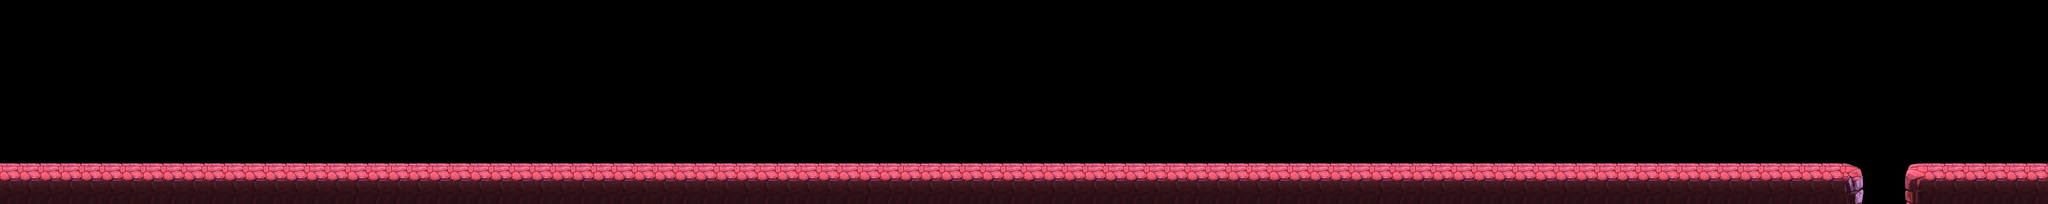

Below is a game level as drawn by its tile map, then a one-line description and the .tmx that defines it (tile-layer data replaced by summaries):
An orthogonal 100x10 tile map with 64x64 px tiles, 2 tile layers (bg, platform), 4 tilesets and 164 objects.

<map version="1.4" tiledversion="1.4.2" orientation="orthogonal" renderorder="right-down" width="100" height="10" tilewidth="64" tileheight="64" infinite="0" nextlayerid="9" nextobjectid="171">
 <tileset firstgid="1" source="../bg_castle_bg.tsx" />
 <tileset firstgid="43" source="../bg_castle_block.tsx" />
 <tileset firstgid="47" name="item" tilewidth="114" tileheight="114" tilecount="10" columns="0">
  <grid orientation="orthogonal" width="112" height="112" />
  <tile id="0">
   <image width="66" height="66" source="../../item/item_bean/item_bean_001.png" />
  </tile>
  <tile id="1">
   <image width="114" height="114" source="../../item/item_005.png" />
  </tile>
  <tile id="2">
   <image width="114" height="114" source="../../item/item_006.png" />
  </tile>
  <tile id="3">
   <image width="66" height="66" source="../../item/slivercoin/sliver_coin0000.png" />
  </tile>
  <tile id="4">
   <image width="66" height="66" source="../../item/goldcoin/gold_coin0.png" />
  </tile>
  <tile id="5">
   <image width="66" height="66" source="../../item/showtime/showtime_e.png" />
  </tile>
  <tile id="6">
   <image width="66" height="66" source="../../item/showtime/showtime_h.png" />
  </tile>
  <tile id="7">
   <image width="66" height="66" source="../../item/showtime/showtime_m.png" />
  </tile>
  <tile id="8">
   <image width="66" height="66" source="../../item/showtime/showtime_o.png" />
  </tile>
  <tile id="9">
   <image width="66" height="66" source="../../item/showtime/showtime_t.png" />
  </tile>
 </tileset>
 <tileset firstgid="57" name="item" tilewidth="114" tileheight="114" tilecount="5" columns="0">
  <grid orientation="orthogonal" width="112" height="112" />
  <tile id="0">
   <image width="66" height="66" source="../../item/item_bean/item_bean_001.png" />
  </tile>
  <tile id="1">
   <image width="114" height="114" source="../../item/item_005.png" />
  </tile>
  <tile id="2">
   <image width="114" height="114" source="../../item/item_006.png" />
  </tile>
  <tile id="3">
   <image width="66" height="66" source="../../item/slivercoin/sliver_coin0000.png" />
  </tile>
  <tile id="4">
   <image width="66" height="66" source="../../item/goldcoin/gold_coin0.png" />
  </tile>
 </tileset>
 <objectgroup id="1" name="object_bg" />
 <layer id="2" name="bg" width="100" height="10">
  <data>[1000 cells, 98 non-empty, 4 distinct tile ids]</data>
 </layer>
 <layer id="3" name="platform" width="100" height="10">
  <data>[1000 cells, 200 non-empty, 7 distinct tile ids]</data>
 </layer>
 <objectgroup id="4" name="object" />
 <objectgroup id="5" name="object_obstacle">
  <object id="1" gid="43" x="4552" y="544" width="114" height="128" />
  <object id="2" gid="43" x="5448" y="546" width="114" height="128" />
  <object id="3" gid="46" x="4149" y="448" width="152" height="602" />
  <object id="4" gid="45" x="3629" y="441" width="169" height="602" />
  <object id="5" gid="43" x="5000" y="545" width="114" height="128" />
  <object id="6" gid="43" x="2058" y="545" width="114" height="128" />
  <object id="7" gid="46" x="4288" y="368" width="152" height="602" />
  <object id="8" gid="46" x="4800" y="224" width="152" height="602" />
  <object id="9" gid="45" x="2416" y="215" width="169" height="602" />
  <object id="170" gid="44" x="2848" y="544" width="173" height="254" />
 </objectgroup>
 <objectgroup id="6" name="object_item">
  <object id="10" gid="49" x="5440" y="256" width="114" height="114" />
  <object id="11" gid="51" x="3904" y="473" width="66" height="66" />
  <object id="12" gid="48" x="3408" y="336" width="114" height="114" />
  <object id="13" gid="50" x="1101" y="199" width="66" height="66" />
  <object id="14" gid="50" x="1037" y="218" width="66" height="66" />
  <object id="15" gid="50" x="973" y="263" width="66" height="66" />
  <object id="16" gid="50" x="973" y="312" width="66" height="66" />
  <object id="17" gid="50" x="973" y="359" width="66" height="66" />
  <object id="18" gid="50" x="973" y="455" width="66" height="66" />
  <object id="19" gid="50" x="973" y="503" width="66" height="66" />
  <object id="20" gid="50" x="1021" y="503" width="66" height="66" />
  <object id="21" gid="50" x="1069" y="503" width="66" height="66" />
  <object id="22" gid="50" x="1201" y="503" width="66" height="66" />
  <object id="23" gid="50" x="1249" y="503" width="66" height="66" />
  <object id="24" gid="50" x="1165" y="199" width="66" height="66" />
  <object id="25" gid="50" x="1229" y="219" width="66" height="66" />
  <object id="26" gid="50" x="1293" y="263" width="66" height="66" />
  <object id="27" gid="50" x="1293" y="312" width="66" height="66" />
  <object id="28" gid="50" x="1293" y="455" width="66" height="66" />
  <object id="29" gid="50" x="1293" y="363" width="66" height="66" />
  <object id="30" gid="50" x="1293" y="503" width="66" height="66" />
  <object id="31" gid="50" x="973" y="407" width="66" height="66" />
  <object id="32" gid="50" x="1293" y="407" width="66" height="66" />
  <object id="33" gid="56" x="1065" y="348" width="66" height="66" />
  <object id="34" gid="56" x="1207" y="347" width="66" height="66" />
  <object id="35" gid="50" x="1019" y="263" width="66" height="66" />
  <object id="36" gid="50" x="1064" y="263" width="66" height="66" />
  <object id="37" gid="50" x="1110" y="263" width="66" height="66" />
  <object id="38" gid="50" x="1160" y="263" width="66" height="66" />
  <object id="39" gid="50" x="1205" y="263" width="66" height="66" />
  <object id="40" gid="50" x="1249" y="263" width="66" height="66" />
  <object id="41" gid="50" x="1021" y="311" width="66" height="66" />
  <object id="42" gid="50" x="1021" y="359" width="66" height="66" />
  <object id="43" gid="50" x="1021" y="407" width="66" height="66" />
  <object id="44" gid="50" x="1021" y="455" width="66" height="66" />
  <object id="45" gid="50" x="1109" y="311" width="66" height="66" />
  <object id="46" gid="50" x="1160" y="311" width="66" height="66" />
  <object id="47" gid="50" x="1249" y="311" width="66" height="66" />
  <object id="48" gid="50" x="1109" y="360" width="66" height="66" />
  <object id="49" gid="50" x="1161" y="360" width="66" height="66" />
  <object id="50" gid="50" x="1069" y="407" width="66" height="66" />
  <object id="51" gid="50" x="1069" y="455" width="66" height="66" />
  <object id="52" gid="50" x="1201" y="410" width="66" height="66" />
  <object id="53" gid="50" x="1249" y="364" width="66" height="66" />
  <object id="54" gid="50" x="1249" y="410" width="66" height="66" />
  <object id="55" gid="50" x="1248" y="456" width="66" height="66" />
  <object id="56" gid="50" x="1200" y="455" width="66" height="66" />
  <object id="57" gid="52" x="599" y="302" width="66" height="66" />
  <object id="58" gid="52" x="571" y="270" width="66" height="66" />
  <object id="59" gid="52" x="571" y="334" width="66" height="66" />
  <object id="60" gid="52" x="538" y="238" width="66" height="66" />
  <object id="61" gid="52" x="539" y="302" width="66" height="66" />
  <object id="62" gid="52" x="540" y="366" width="66" height="66" />
  <object id="63" gid="52" x="695" y="302" width="66" height="66" />
  <object id="64" gid="52" x="721" y="270" width="66" height="66" />
  <object id="65" gid="52" x="721" y="334" width="66" height="66" />
  <object id="66" gid="52" x="748" y="238" width="66" height="66" />
  <object id="67" gid="52" x="748" y="302" width="66" height="66" />
  <object id="68" gid="52" x="748" y="366" width="66" height="66" />
  <object id="69" gid="54" x="1133" y="426" width="66" height="66" />
  <object id="70" gid="55" x="647" y="301" width="66" height="66" />
  <object id="71" gid="50" x="135" y="359" width="66" height="66" />
  <object id="72" gid="56" x="181" y="411" width="66" height="66" />
  </objectgroup>
 <objectgroup id="7" name="object_monster" />
</map>
<!-- 91 of 164 objects omitted -->
